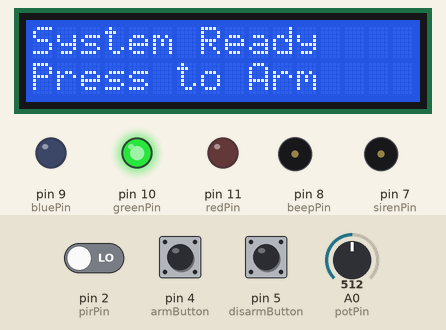
The sketch below on a simulated Arduino Uno, built with avr-gcc and run on an emulated ATmega328P. Shown: 16×2 character LCD, output pins drawn as LEDs (lit = HIGH), buzzer (waves = sounding, pin HIGH). The test bench sets the inputs (shaded band); at power-on: pin 4 (armButton) HIGH, pin 2 (pirPin) LOW, pin 5 (disarmButton) HIGH, A0 (potPin) = 512.

Above: at 4.2 s.
4.3 s: pin 4 (armButton) pulled LOW for 0.15 s
At 6.1 s:
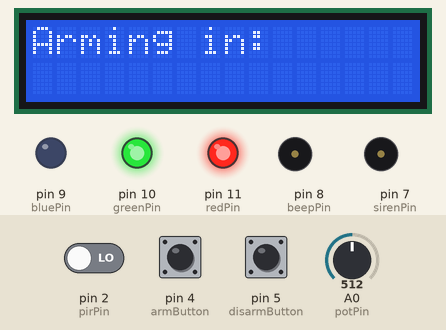
At 15.7 s:
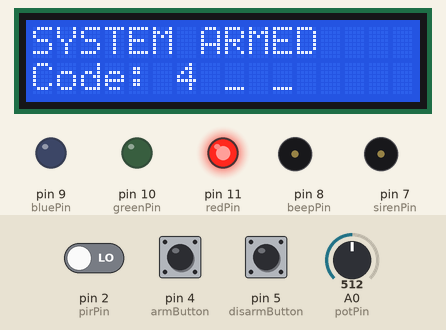
Timing chart, 0 to 15.9 s (numbered marks = the images above; inputs shaded):
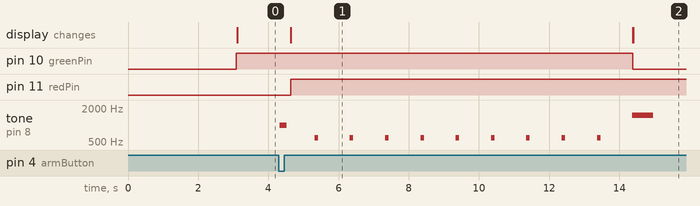

The sketch:

alarm.ino
```cpp
#include <Wire.h>
#include <LiquidCrystal_I2C.h>

LiquidCrystal_I2C lcd(0x27, 16, 2); // Change 0x27 to 0x3F if screen is blank

// --- PIN DEFINITIONS ---
#define pirPin      2
#define armButton   4
#define disarmButton 5
#define sirenPin    7
#define beepPin     8
#define bluePin     9
#define greenPin    10
#define redPin      11
#define potPin      A0

// --- SYSTEM STATES ---
enum SystemState { DISARMED, ARMING, ARMED, ALARM };
SystemState currentState = DISARMED;

unsigned long stateTimer = 0;
unsigned long flashTimer = 0;
bool flashState = false;
int countdown = 10;

// --- PIR MOTION FILTER VARIABLES ---
unsigned long motionStartTime = 0;
bool isDetectingMotion = false;

// --- COMBINATION LOCK VARIABLES ---
int secretCode[3] = {4, 2, 7}; // <--- CHANGE YOUR PASSCODE HERE!
int enteredCode[3] = {0, 0, 0};
int currentDigit = 0;
int previousDisarmState = HIGH;

void setup() {
  Serial.begin(9600);

  lcd.init();
  lcd.backlight();

  pinMode(pirPin, INPUT);
  pinMode(armButton, INPUT_PULLUP);
  pinMode(disarmButton, INPUT_PULLUP);
  pinMode(sirenPin, OUTPUT);
  pinMode(beepPin, OUTPUT);
  pinMode(redPin, OUTPUT);
  pinMode(greenPin, OUTPUT);
  pinMode(bluePin, OUTPUT);

  lcd.setCursor(0, 0);
  lcd.print("Calibrating PIR.");
  delay(3000);
  setLED(0, 1, 0);
}

void loop() {
  unsigned long currentMillis = millis();

  // Look for a single "click" of the Select button
  int disarmButtonState = digitalRead(disarmButton);
  bool selectPressed = (previousDisarmState == HIGH && disarmButtonState == LOW);
  previousDisarmState = disarmButtonState;

  // ---------------------------------------------------------
  // STATE 1: DISARMED
  // ---------------------------------------------------------
  if (currentState == DISARMED) {
    lcd.setCursor(0, 0);
    lcd.print("System Ready    ");
    lcd.setCursor(0, 1);
    lcd.print("Press to Arm    ");
    setLED(0, 1, 0); // Green
    digitalWrite(sirenPin, LOW);

    if (digitalRead(armButton) == LOW) {
      currentState = ARMING;
      countdown = 10;
      currentDigit = 0;
      isDetectingMotion = false;
      stateTimer = currentMillis;
      tone(beepPin, 1000, 200);
      delay(300);
      lcd.clear();
    }
  }

  // ---------------------------------------------------------
  // STATE 2: ARMING (Countdown)
  // ---------------------------------------------------------
  else if (currentState == ARMING) {
    lcd.setCursor(0, 0);
    lcd.print("Arming in:      ");
    lcd.print(countdown);
    lcd.print("  ");
    setLED(1, 1, 0); // Yellow

    if (currentMillis - stateTimer >= 1000) {
      stateTimer = currentMillis;
      countdown--;
      tone(beepPin, 600, 100);
    }

    if (countdown <= 0) {
      currentState = ARMED;
      tone(beepPin, 1500, 600);
      lcd.clear();
    }
  }

  // ---------------------------------------------------------
  // STATES 3 & 4: ARMED or ALARM
  // ---------------------------------------------------------
  else if (currentState == ARMED || currentState == ALARM) {
    int potValue = analogRead(potPin);
    int dialNumber = map(potValue, 0, 1023, 0, 9);

    if (currentState == ARMED) {
      setLED(1, 0, 0); // Solid Red

      if (isDetectingMotion) {
        unsigned long elapsed = currentMillis - motionStartTime;
        int msLeft = 2000 - elapsed;
        if (msLeft < 0) msLeft = 0;
        lcd.setCursor(0, 0);
        lcd.print("Motion! ");
        lcd.print(msLeft);
        lcd.print("ms  ");
      } else {
        lcd.setCursor(0, 0);
        lcd.print("SYSTEM ARMED    ");
      }

      if (digitalRead(pirPin) == HIGH) {
        if (isDetectingMotion == false) {
          isDetectingMotion = true;
          motionStartTime = currentMillis;
        } else if (currentMillis - motionStartTime >= 2000) {
          currentState = ALARM;
          currentDigit = 0;
          Serial.println("NOTIFY_PHONE");
          isDetectingMotion = false;
          lcd.clear();
        }
      } else {
        isDetectingMotion = false;
      }

    } else if (currentState == ALARM) {
      lcd.setCursor(0, 0);
      lcd.print("! INTRUDER !    ");
      digitalWrite(sirenPin, HIGH);

      if (currentMillis - flashTimer >= 100) {
        flashTimer = currentMillis;
        flashState = !flashState;
        if (flashState) setLED(1, 0, 0);
        else setLED(0, 0, 1);
      }
    }

    // Code interface on bottom line
    lcd.setCursor(0, 1);
    lcd.print("Code: ");
    for (int i = 0; i < 3; i++) {
      if (i < currentDigit) {
        lcd.print("* ");
      } else if (i == currentDigit) {
        lcd.print(dialNumber);
        lcd.print(" ");
      } else {
        lcd.print("_ ");
      }
    }
    lcd.print(" ");

    // Handle Password Select Button
    if (selectPressed) {
      enteredCode[currentDigit] = dialNumber;
      currentDigit++;
      tone(beepPin, 1200, 100);

      if (currentDigit == 3) {
        if (enteredCode[0] == secretCode[0] &&
            enteredCode[1] == secretCode[1] &&
            enteredCode[2] == secretCode[2]) {
          currentState = DISARMED;
          isDetectingMotion = false;
          tone(beepPin, 2000, 500);
          lcd.clear();
        } else {
          currentDigit = 0;
          tone(beepPin, 150, 1000);
          if (currentState == ARMED) {
            currentState = ALARM;
            Serial.println("NOTIFY_PHONE");
          }
        }
      }
    }
  }
}

void setLED(int r, int g, int b) {
  digitalWrite(redPin, r);
  digitalWrite(greenPin, g);
  digitalWrite(bluePin, b);
}
```

Measured:
- after the input at 4.3 s, pin 10 (greenPin): HIGH → LOW after 10.1 s; pin 11 (redPin): LOW → HIGH after 0.34 s; tone on pin 8 (beepPin): plays 1000 Hz for 0.20 s, 600 Hz for 0.10 s, 600 Hz for 0.10 s, 600 Hz for 0.10 s, 600 Hz for 0.10 s, 600 Hz for 0.10 s … (11 notes in this stretch), starting at once; the display: changes after 0.34 s (image 1)
